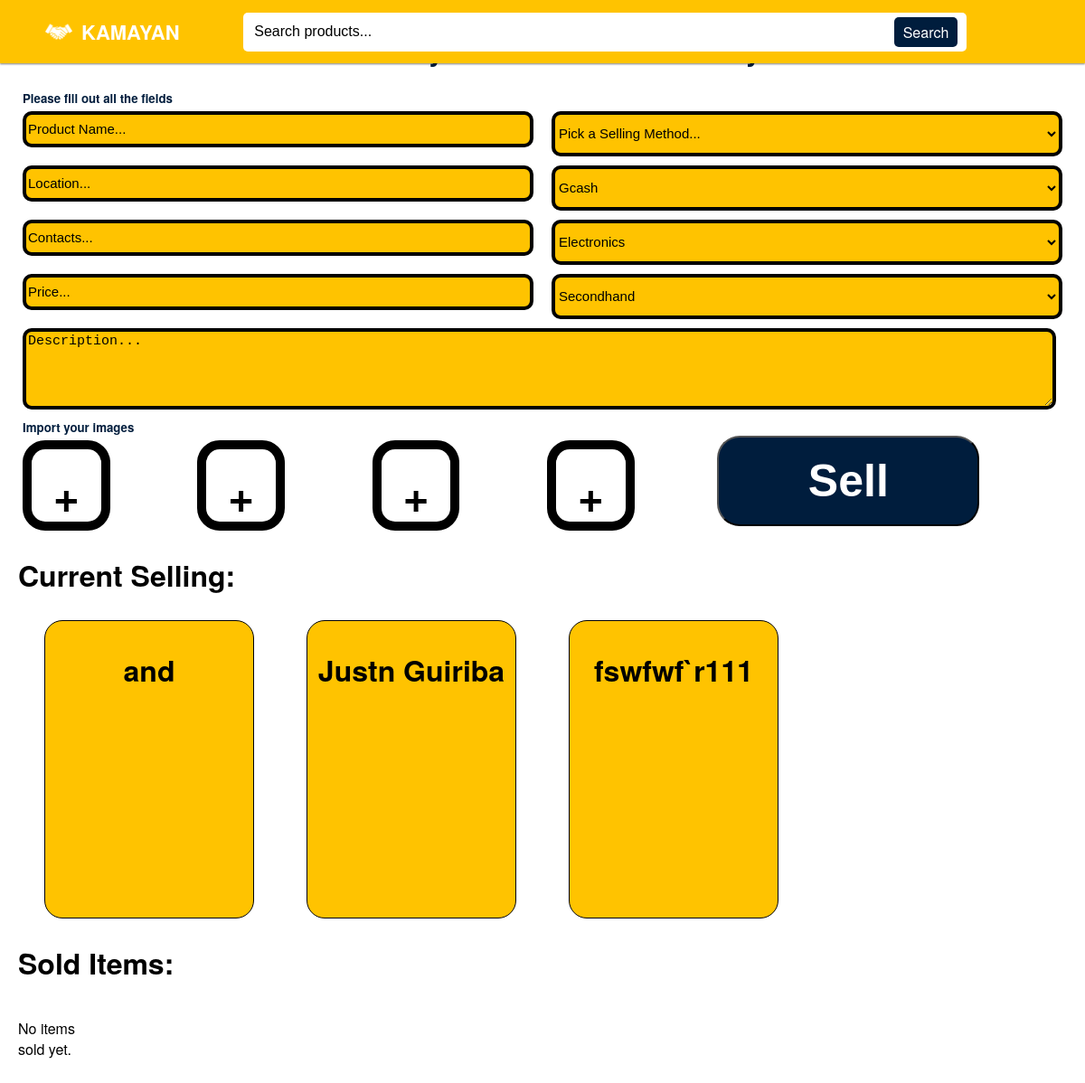
The page /sell/ (signed in) on the database its author committed.
### shopitem/models.py (models this page shows, shortened)
class SecondHandItem(models.Model):
    user = models.ForeignKey(User, on_delete=models.CASCADE)
    name = models.CharField(max_length=100)
    price = models.DecimalField(max_digits=10, decimal_places=2)
    images1 = models.ImageField(upload_to=item_image_path)
    images2 = models.ImageField(upload_to=item_image_path)
    images3 = models.ImageField(upload_to=item_image_path)
    images4 = models.ImageField(upload_to=item_image_path)
    description = models.TextField()
    contacts = models.CharField(max_length=100)
    location = models.CharField(max_length=200)
    payment_method = models.CharField(max_length=100)
    category = models.CharField(max_length=100)
    condition = models.CharField(max_length=100)
    status = models.CharField(max_length=100)
    swapfor = models.CharField(max_length=100)
    isforswap = models.BooleanField(default=False)
    published = models.DateTimeField(auto_now_add=True)

### shopitem/views.py (the view, shortened to what this page needs)
# urls.py: path('sell/', include('shopitem.urls')),
@login_required
def sell(request):
    currently_selling_items = SecondHandItem.objects.filter(user=request.user, status="selling")
    sold_items = SecondHandItem.objects.filter(user=request.user, status="sold")
    return render(request, 'sell.html', {
    'currently_selling_items': currently_selling_items,
    'sold_items': sold_items,
})

### main/templates/sell.html (shortened to what this page needs)
{% load django_browser_reload %}
{% load static %}
<!DOCTYPE html>
<html>
<head>
    <link rel='stylesheet' href="{% static 'navbar.css' %}">
</head>
<body>
    <nav>
        <div class="navbar">
            <div class="logo">
                <img src="{% static 'kamayan-logo.png' %}" alt="kamayan-logo">
                <a href="{% url 'home' %}">KAMAYAN</a>
        </div>
            <div class="search-bar">
                <input type="text" class="search-input" placeholder="Search products...">
                <a class="search-button" href="{% url 'search' %}">Search</a>
            </div>
        </div>
    </nav>
    <form method="post" enctype="multipart/form-data">
        <main class="container">
       <div class="title-page">
            <h1>What are you excited to sell today ?</h1>
       </div>
       <div class="small-page">
            <h5>Please fill out all the fields</h5>
       </div>
        <div class="input_name inputs">
                <input type="text" name="name" required placeholder="Product Name...">
        </div>
        <div class="input_selltype inputs2">
            <select name="sell_type" onchange="pili(this.value)" required>
                <option value="" disabled selected>Pick a Selling Method...</option>
            </select>
        </div>
        <div class="input_location inputs">
                <input type="text" name="location" required placeholder="Location...">
        </div>
        <div class="input_pickuptype inputs2">
                <select name="payment_method">
                        <option value="Gcash">Gcash</option>
                </select>
            </div>
            <div class="input_contacts inputs">
                <input type="text" name="contacts" required placeholder="Contacts...">
            </div>
            <div class="input_category inputs2">
                <select name="category">
                        <option value="Electronics">Electronics</option>
                </select>
            </div>
            <div class="input_price inputs">
                <input id="price_txt" class="tohide" type="number" min="0.1" step="any" name="price" required placeholder="Price...">
            </div>
            <div class="inputcondition inputs2">
                <select name="condition">
                        <option value="Secondhand">Secondhand</option>
                </select>
            </div>
            <div class="input_description inputs3">
                <textarea type="text" name="description" required placeholder="Description..."></textarea>
            </div>
            <div class="small-page">
                <h5>Import your images</h5>
        </div>
            <a class="btnimg" onclick="openfile(1)">
                <h1>+</h1>
            </a>
            <a class="btnimg" onclick="openfile(2)">
                <h1>+</h1>
            </a>
            <a class="btnimg" onclick="openfile(3)">
                <h1>+</h1>
            </a>
            <a class="btnimg" onclick="openfile(4)">
                <h1>+</h1>
            </a>
            <button type="submit" class="uploadbtn">Sell</button>
            <div class="textname">
                <h1> Current Selling: </h1>
            </div>
        {% if currently_selling_items %}
            {% for item in currently_selling_items %}
            <div class="card">
                <a href="{% url 'itemroom' item.id %}">
                    <h1>{{ item.name }}</h1>
                </a>
            </div>
            {% endfor %}
        {% else %}
            <p>No items currently selling.</p>
        {% endif %}
        <div class="textname">
            <h1> Sold Items: </h1>
        </div>
        {% if sold_items %}
            {% for item in sold_items %}
            <div class="card">
                <a href="{% url 'itemroom' item.id %}">
                    <h1>{{ item.name }}</h1>
                </a>
            </div>
            {% endfor %}
        {% else %}
            <p>No items sold yet.</p>
        {% endif %}
    </main>
</form>
</body>

### main/static/navbar.css (style rules this page uses)
body { font-family: "Helvetica Neue",sans-serif; font-weight: lighter; background: white; margin: 0; padding: 0; }
nav { position: fixed; top: 0; left: 0; width: 100%; height: 100%; height: 70px; background: #FFC300; box-shadow: 0 1px 2px rgba(0, 0, 0, 0.5); z-index: 99; }
nav .navbar { height: 100%; max-width: 1250px; width: 100%; display: flex; align-items: center; justify-content: space-between; margin: auto; padding: 0 50px; }
.navbar .logo { display: flex; align-items: center; float: left; }
.navbar .logo img { width: auto; height: 30px; margin-right: 10px; }
.navbar .logo a { font-size: 22px; color: #fff; text-decoration: none; font-weight: 600; }
.search-bar { display: flex; align-items: center; width: 100%; max-width: 800px; background-color: #fff; border-radius: 5px; padding: 5px 10px; margin: 0 auto; margin-left: 10px; margin-right: 10px; }
.search-bar a { text-decoration: none; }
.search-input { flex: 1; border: none; background: none; outline: none; font-size: 16px; }
.search-button { background-color: #001D3D; color: white; border: none; border-radius: 5px; padding: 5px 10px; cursor: pointer; }
.container { grid-gap: 0px; grid-template-columns: repeat(12, 1fr); display: grid; }
main { margin: 10px 20px; }
* { box-sizing: border-box }
.card { grid-column: span 3; width: 80%; height: 330px; padding: 10px; border: 5px solid #FFC300; border-radius: 20px; justify-self: center; }
.card a { text-decoration: none; color: #fff; }
main .title-page { grid-column: span 12; }
main .title-page h1 { text-align: center; color: #001D3D; }
main .small-page { grid-column: span 12; }
main .small-page h5 { color: #001D3D; padding-left: 5px; margin: 0px; }
main .inputs { grid-column: span 6; padding: 5px; margin-right: 5px; }
main .inputs input { background-color: #FFC300; border: 4px solid black; border-radius: 10px; color: black; width: 100%; height: 40px; font-size: 15px; }
::placeholder { color: black; }
main .inputs2 { grid-column: span 6; padding: 5px; margin-left: 5px; }
.tohide { display: none; }
main .inputs2 select { background-color: #FFC300; border: 4px solid black; border-radius: 10px; color: black; width: 100%; height: 50px; font-size: 15px; }
main .inputs3 { grid-column: span 12; padding: 5px; }
main .inputs3 textarea { background-color: #FFC300; border: 4px solid black; border-radius: 10px; color: black; width: 99.4%; height: 90px; font-size: 15px; }
main .btnimg { grid-column: span 2; border: 10px solid black; border-radius: 25px; width: 50%; height: 100px; text-align: left; margin-left: 5px; text-decoration: none; margin: 5px; }
main .btnimg h1 { text-align: center; font-size: 50px; margin: 0px; line-height: 100px; color: black; font-weight: 900; }
main .uploadbtn { grid-column: span 3; background-color: #001D3D; border-radius: 25px; width: 100%; height: 100px; text-align: center; text-decoration: none; margin: 5px; }
main .uploadbtn { text-align: center; font-size: 50px; margin: 0px; color: white; font-weight: 900; }
main .textname { grid-column: span 12; }
main .card { grid-column: span 3; background-color: #FFC300; border: 1px solid black; border-radius: 20px; text-align: center; margin: 5px; }
main .card a { text-decoration: none; color: black; }

### rows shown on the page
SecondHandItem: name "and"
SecondHandItem: name "Justn Guiriba"
SecondHandItem: name "fswfwf`r111"
